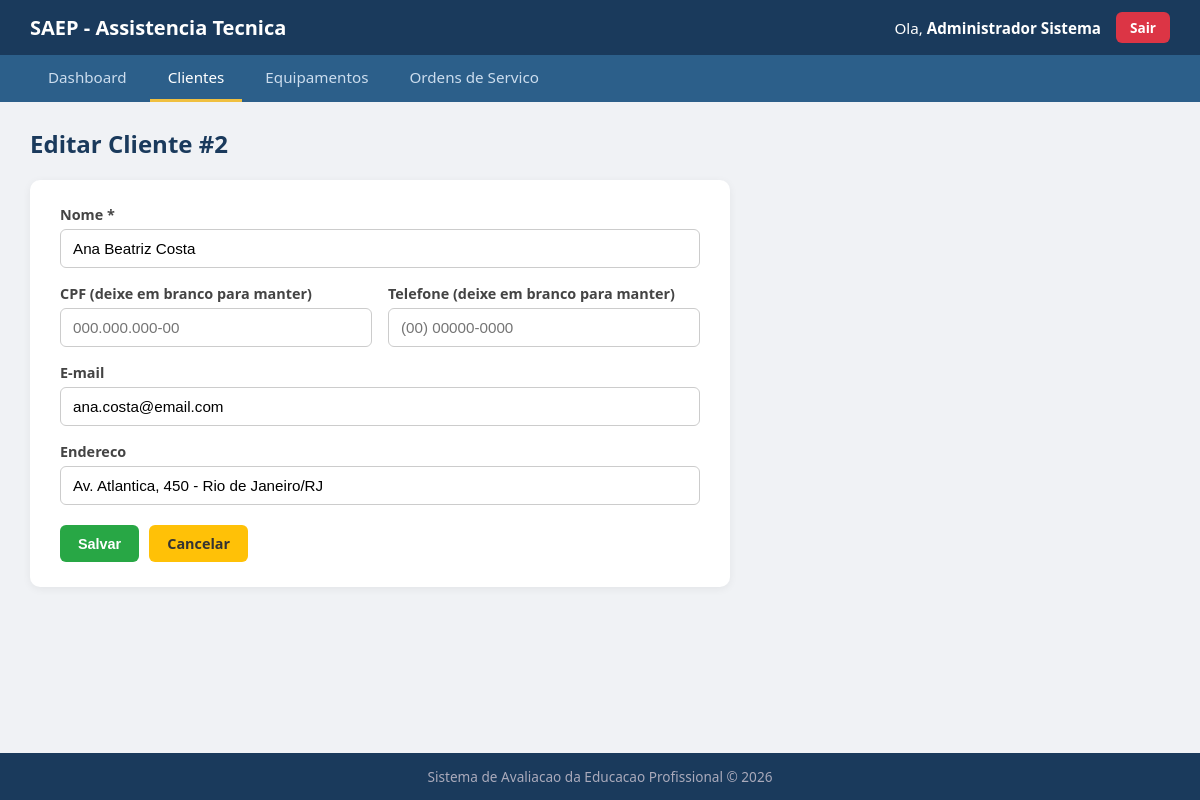
The app's page /sistema/clientes/editar.php?id=2 (signed in) with its own data.
### tables this page shows
CREATE TABLE clientes (
    id          INT AUTO_INCREMENT PRIMARY KEY,
    nome        VARCHAR(120) NOT NULL,
    cpf         VARCHAR(64)  NOT NULL,
    telefone    VARCHAR(64)  NOT NULL,
    email       VARCHAR(120),
    endereco    VARCHAR(200),
    criado_em   TIMESTAMP DEFAULT CURRENT_TIMESTAMP
);

### sistema/clientes/editar.php (the view, shortened to what this page needs)
<?php
require_once __DIR__ . '/../config/conexao.php';
$id = intval($_GET['id'] ?? 0);
$stmt = $conn->prepare("SELECT id, nome, email, endereco FROM clientes WHERE id = ?");
$stmt->bind_param("i", $id);
$stmt->execute();
$cliente = $stmt->get_result()->fetch_assoc();
?>
<!DOCTYPE html>
<html lang="pt-BR">
<head>
    <link rel="stylesheet" href="../css/style.css">
</head>
<body>
    <header class="topo">
        <div class="topo-esquerda">
            <h1>SAEP - Assistencia Tecnica</h1>
        </div>
        <div class="topo-direita">
            <span class="usuario-logado">Ola, <strong><?php echo htmlspecialchars($_SESSION['usuario_nome']); ?></strong></span>
            <a href="../logout.php" class="btn btn-sair">Sair</a>
        </div>
    </header>
    <nav class="menu">
        <a href="../dashboard.php">Dashboard</a>
        <a href="listar.php" class="ativo">Clientes</a>
        <a href="../equipamentos/listar.php">Equipamentos</a>
        <a href="../ordens/listar.php">Ordens de Servico</a>
    </nav>
    <main class="conteudo">
        <h2>Editar Cliente #<?php echo $cliente['id']; ?></h2>
        <div class="form-box">
            <form method="POST" action="editar.php?id=<?php echo $id; ?>">
                <div class="form-group">
                    <label for="nome">Nome *</label>
                    <input type="text" id="nome" name="nome" required
                           value="<?php echo htmlspecialchars($cliente['nome']); ?>">
                </div>
                <div class="form-row">
                    <div class="form-group">
                        <label for="cpf">CPF (deixe em branco para manter)</label>
                        <input type="text" id="cpf" name="cpf" placeholder="000.000.000-00">
                    </div>
                    <div class="form-group">
                        <label for="telefone">Telefone (deixe em branco para manter)</label>
                        <input type="text" id="telefone" name="telefone" placeholder="(00) 00000-0000">
                    </div>
                </div>
                <div class="form-group">
                    <label for="email">E-mail</label>
                    <input type="email" id="email" name="email"
                           value="<?php echo htmlspecialchars($cliente['email'] ?? ''); ?>">
                </div>
                <div class="form-group">
                    <label for="endereco">Endereco</label>
                    <input type="text" id="endereco" name="endereco"
                           value="<?php echo htmlspecialchars($cliente['endereco'] ?? ''); ?>">
                </div>
                <div class="form-acoes">
                    <button type="submit" class="btn btn-sucesso">Salvar</button>
                    <a href="listar.php" class="btn btn-aviso">Cancelar</a>
                </div>
            </form>
        </div>
    </main>
    <footer class="rodape">
        Sistema de Avaliacao da Educacao Profissional &copy; <?php echo date('Y'); ?>
    </footer>
</body>
</html>

### sistema/css/style.css (style rules this page uses)
* { margin: 0; padding: 0; box-sizing: border-box; }
body { font-family: 'Segoe UI', Tahoma, Geneva, Verdana, sans-serif; background: #f0f2f5; color: #333; min-height: 100vh; display: flex; flex-direction: column; }
.topo { background: #1a3a5c; color: #fff; padding: 12px 30px; display: flex; justify-content: space-between; align-items: center; }
.topo h1 { font-size: 1.25rem; font-weight: 600; }
.topo-direita { display: flex; align-items: center; gap: 15px; }
.usuario-logado { font-size: 0.95rem; }
.menu { background: #2c5f8a; padding: 0 30px; display: flex; gap: 5px; }
.menu a { color: #cde; text-decoration: none; padding: 12px 18px; font-size: 0.95rem; border-bottom: 3px solid transparent; transition: all 0.2s; }
.menu a:hover, .menu a.ativo { color: #fff; border-bottom-color: #f0c040; }
.conteudo { flex: 1; padding: 25px 30px; max-width: 1200px; width: 100%; margin: 0 auto; }
.conteudo h2 { margin-bottom: 20px; color: #1a3a5c; }
.form-group { margin-bottom: 16px; }
.form-group label { display: block; margin-bottom: 5px; font-weight: 600; font-size: 0.9rem; color: #444; }
.form-group input, .form-group select, .form-group textarea { width: 100%; padding: 10px 12px; border: 1px solid #ccc; border-radius: 6px; font-size: 0.95rem; transition: border 0.2s; }
.form-row { display: grid; grid-template-columns: 1fr 1fr; gap: 16px; }
.btn { display: inline-block; padding: 9px 18px; border: none; border-radius: 6px; font-size: 0.9rem; font-weight: 600; cursor: pointer; text-decoration: none; transition: background 0.2s; }
.btn-sucesso { background: #28a745; color: #fff; }
.btn-aviso { background: #ffc107; color: #333; }
.btn-sair { background: #dc3545; color: #fff; padding: 6px 14px; font-size: 0.85rem; }
.form-box { background: #fff; border-radius: 10px; padding: 25px 30px; box-shadow: 0 2px 8px rgba(0,0,0,0.06); max-width: 700px; }
.form-acoes { margin-top: 20px; display: flex; gap: 10px; }
.rodape { text-align: center; padding: 14px; background: #1a3a5c; color: #aab; font-size: 0.85rem; margin-top: auto; }

### records on screen
clientes: id "2", nome "Ana Beatriz Costa", email "ana.costa@email.com", endereco "Av. Atlantica, 450 - Rio de Janeiro/RJ"

### other values on screen
$_SESSION['usuario_nome'] "Administrador Sistema"
